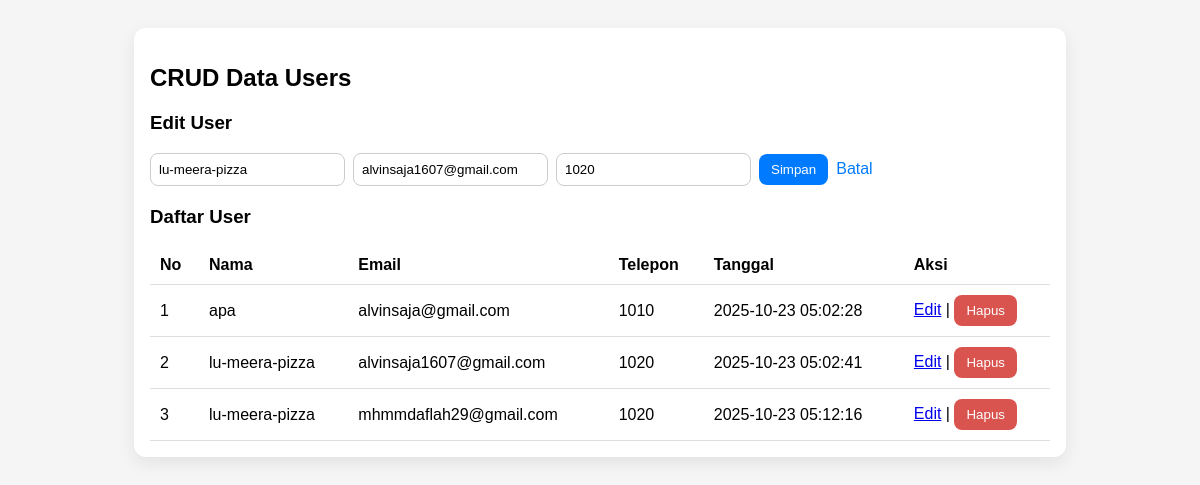
The page /index.php?edit=10 on the database its author committed.
### tables this page shows
CREATE TABLE `users` (
  `id` int(11) NOT NULL,
  `name` varchar(100) NOT NULL,
  `email` varchar(150) NOT NULL,
  `phone` varchar(30) DEFAULT NULL,
  `created_at` timestamp NOT NULL DEFAULT current_timestamp()
);

### index.php (the view, shortened to what this page needs)
<?php
require_once "koneksi.php";
function e($v) { return htmlspecialchars($v ?? '', ENT_QUOTES, 'UTF-8'); }
$users = $pdo->query("SELECT * FROM users ORDER BY id ASC")->fetchAll();
$editUser = null;
if (isset($_GET['edit'])) {
    $id = (int)$_GET['edit'];
    if ($id > 0) {
        $stmt = $pdo->prepare("SELECT * FROM users WHERE id=?");
        $stmt->execute([$id]);
        $editUser = $stmt->fetch();
    }
}
?>
<!doctype html>
<html lang="id">
<head>
</head>
<body>
  <div class="card">
    <h2>CRUD Data Users</h2>
    <h3><?= $editUser ? 'Edit User' : 'Tambah User' ?></h3>
    <form method="post" action="index.php">
      <?php if($editUser): ?>
        <input type="text" name="name" placeholder="Nama" value="<?= e($editUser['name']) ?>" required>
        <input type="email" name="email" placeholder="Email" value="<?= e($editUser['email']) ?>" required>
        <input type="text" name="phone" placeholder="Telepon" value="<?= e($editUser['phone']) ?>">
        <button type="submit">Simpan</button>
        <a href="index.php" style="text-decoration:none;color:#007bff;">Batal</a>
      <?php endif; ?>
    </form>
    <h3 style="margin-top:20px">Daftar User</h3>
<?php if(count($users) === 0): ?>
  <p class="muted">Belum ada data.</p>
<?php else: ?>
  <table>
    <thead>
      <tr><th>No</th><th>Nama</th><th>Email</th><th>Telepon</th><th>Tanggal</th><th>Aksi</th></tr>
    </thead>
    <tbody>
      <?php $no = 1; foreach($users as $u): ?>
        <tr>
          <td><?= $no++ ?></td>
          <td><?= e($u['name']) ?></td>
          <td><?= e($u['email']) ?></td>
          <td><?= e($u['phone']) ?></td>
          <td><?= e($u['created_at']) ?></td>
          <td>
            <a href="index.php?edit=<?= e($u['id']) ?>">Edit</a> |
            <form method="post" action="index.php" style="display:inline" onsubmit="return confirm('Yakin ingin hapus?');">
              <button type="submit" class="danger">Hapus</button>
            </form>
          </td>
        </tr>
      <?php endforeach; ?>
    </tbody>
  </table>
<?php endif; ?>

### index.php (style rules this page uses)
body { font-family:Arial, sans-serif;padding:20px;background:#f5f5f5; }
.card { background:#fff;border-radius:12px;padding:16px;box-shadow:0 6px 18px rgba(0,0,0,0.08);max-width:900px;margin:auto; }
table { width:100%;border-collapse:collapse;margin-top:12px; }
th,td { padding:10px;border-bottom:1px solid #ddd;text-align:left; }
form { display:flex;gap:8px;flex-wrap:wrap;align-items:center; }
input[type=text],input[type=email] { padding:8px;border-radius:8px;border:1px solid #ccc; }
button { padding:8px 12px;border-radius:8px;border:0;background:#007bff;color:#fff;cursor:pointer; }
.danger { background:#d9534f; }

### rows shown on the page
users: name "lu-meera-pizza", email "alvinsaja1607@gmail.com", phone "1020", created_at "2025-10-23 05:02:41"
users: name "apa", email "alvinsaja@gmail.com", phone "1010", created_at "2025-10-23 05:02:28"
users: name "lu-meera-pizza", email "mhmmdaflah29@gmail.com", phone "1020", created_at "2025-10-23 05:12:16"
